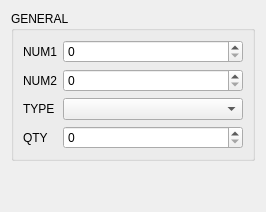
<?xml version="1.0" encoding="UTF-8"?>
<ui version="4.0">
 <class>HiddenTreasureTabForm</class>
 <widget class="QWidget" name="HiddenTreasureTabForm">
  <property name="windowTitle">
   <string notr="true">Form</string>
  </property>
  <layout class="QVBoxLayout" name="verticalLayout">
   <item>
    <widget class="QGroupBox" name="groupBox_4">
     <property name="title">
      <string>GENERAL</string>
     </property>
     <layout class="QVBoxLayout" name="verticalLayout_2">
      <item>
       <layout class="QFormLayout" name="formLayout">
        <item row="0" column="0">
         <widget class="QLabel" name="num1Label">
          <property name="text">
           <string>NUM1</string>
          </property>
         </widget>
        </item>
        <item row="0" column="1">
         <widget class="QSpinBox" name="num1SB">
          <property name="maximum">
           <number>65535</number>
          </property>
         </widget>
        </item>
        <item row="1" column="0">
         <widget class="QLabel" name="num2Label">
          <property name="text">
           <string>NUM2</string>
          </property>
         </widget>
        </item>
        <item row="1" column="1">
         <widget class="QSpinBox" name="num2SB">
          <property name="maximum">
           <number>65535</number>
          </property>
         </widget>
        </item>
        <item row="2" column="0">
         <widget class="QLabel" name="itemLabel">
          <property name="text">
           <string>TYPE</string>
          </property>
         </widget>
        </item>
        <item row="2" column="1">
         <widget class="QComboBox" name="itemCB">
          <property name="minimumSize">
           <size>
            <width>180</width>
            <height>0</height>
           </size>
          </property>
         </widget>
        </item>
        <item row="4" column="0">
         <widget class="QLabel" name="countLabel">
          <property name="text">
           <string>QTY</string>
          </property>
         </widget>
        </item>
        <item row="4" column="1">
         <widget class="QSpinBox" name="countSB">
          <property name="minimum">
           <number>0</number>
          </property>
         </widget>
        </item>
       </layout>
      </item>
     </layout>
    </widget>
   </item>
   <item>
    <spacer name="verticalSpacer">
     <property name="orientation">
      <enum>Qt::Vertical</enum>
     </property>
     <property name="sizeHint" stdset="0">
      <size>
       <width>20</width>
       <height>40</height>
      </size>
     </property>
    </spacer>
   </item>
  </layout>
 </widget>
 <resources/>
 <connections/>
</ui>
